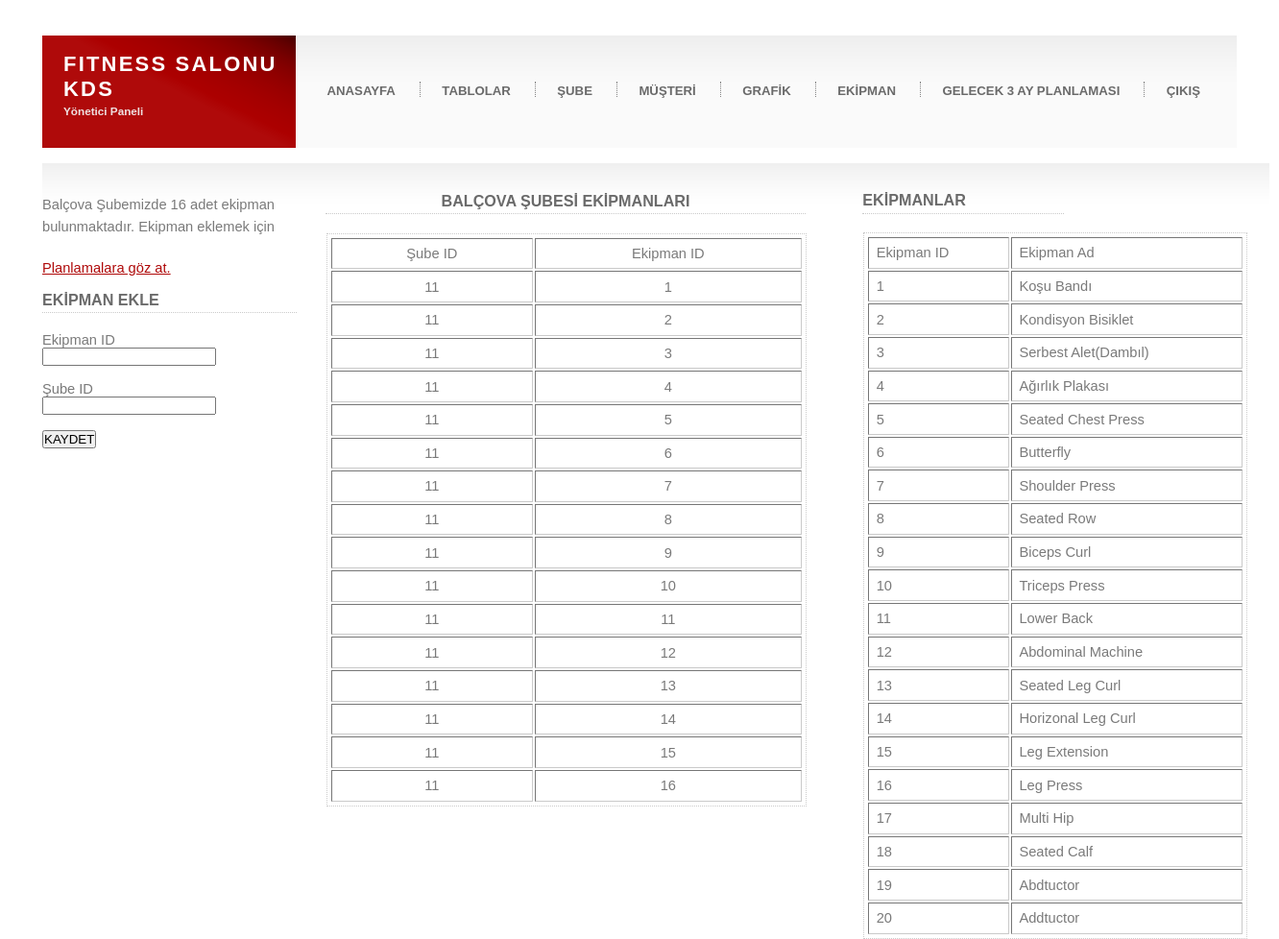
Page /fitness_kds/ekipbal.php on the committed database.
### tables this page shows
CREATE TABLE IF NOT EXISTS `ekipman` (
  `ekipman_id` int(11) NOT NULL AUTO_INCREMENT,
  `ekipman_ad` varchar(255) NOT NULL,
  PRIMARY KEY (`ekipman_id`)
);

### fitness_kds/ekipbal.php (the view, shortened to what this page needs)
<?php
$db = new PDO("mysql:host=localhost; dbname=fitness_sube_kds; charset=utf8", 'root' , '');
?>
<!DOCTYPE html >
<html lang="turkish">
<head>
    <link href="default.css" rel="stylesheet" type="text/css" />
</head>
<body>
    <div id="outer">
        <div id="header">
            <h1><a href="#">FITNESS SALONU KDS</a></h1>
            <h2>Yönetici Paneli</h2>
        </div>
        <div id="menu">
            <ul>
                <li class="first"><a href="index.php">ANASAYFA</a></li>
                <li><a href="tablolar.php">TABLOLAR</a></li>
                <li><a href="sube.php">ŞUBE</a></li>
                <li><a href="musteri.php">MÜŞTERİ</a></li>
                <li><a href="grafik.php">GRAFİK</a></li>
                <li><a href="ekipman.php">EKİPMAN</a></li>
                <li><a href="gelecek.php">GELECEK 3 AY PLANLAMASI</a></li>
                <li><a href="giris.php">ÇIKIŞ</a></li>
            </ul>
        </div></br>
        <div id="content">
                <div id="secondContent" style="width:265px"></br></br>
                        <p>Balçova Şubemizde 16 adet ekipman bulunmaktadır. Ekipman eklemek için</p>
                        <a href="gelecek2.php">Planlamalara göz at.</a></br></br>
                        <h3>EKİPMAN EKLE</h3>
                            <form action="" method="post" class="kayit">
                                <div>
                                    <label for="ekipman_id" class="form-label">Ekipman ID</label></br>
                                    <input type="text" class="form-control " name="ekipman_id">
                                </div>
                                <div>
                                    <label for="sube_id" class="form-label">Şube ID</label></br>
                                    <input type="text" class="form-control " name="sube_id">
                                </div>
                                <button type="submit" name="kaydet">KAYDET</button>
                            </form>
                </div>
                <?php
                $sorgu=$db->prepare('SELECT * FROM ekipman_balcova');
                $sorgu->execute();
                $ekipman1=$sorgu-> fetchAll(PDO::FETCH_OBJ);
                ?>
                <div id="firstContent" style="width:500px">
                    <h3>BALÇOVA ŞUBESİ EKİPMANLARI</h3>
                        <table table border="5" cellpadding="2" style="width: 500px;">
                        <tr>
                        <td>Şube ID</td>
                        <td>Ekipman ID</td>
                        </tr>
                        <?php
                        foreach($ekipman1 as $ek){?>
                            <tr>
                            <td><?= $ek->sube_id ?></td>
                            <td><?= $ek->ekipman_id ?></td>
                            </tr>
                        <?php } ?>
                        </table>
                </div>
                <div id="thirdContent" style="width:210px" >
                    <?php
                    $sorgu=$db->prepare('SELECT * FROM ekipman');
                    $sorgu->execute();
                    $ekipman=$sorgu-> fetchAll(PDO::FETCH_OBJ);
                    ?>
                    <h3>EKİPMANLAR</h3>
                        <table table border="5" cellpadding="2" style="width: 400px;">
                        <tr>
                        <td>Ekipman ID</td>
                        <td>Ekipman Ad</td>
                        </tr>
                        <?php
                        foreach($ekipman as $ek){?>
                            <tr>
                            <td><?= $ek->ekipman_id ?></td>
                            <td><?= $ek->ekipman_ad ?></td>
                            </tr>
                        <?php } ?>
                        </table>
                </div>
        </div>
    </div>
</body>
</html>

### fitness_kds/default.css (style rules this page uses)
* { margin: 0em; padding: 0em; }
h1, h2, h3, h4, h5, h6 { color: #6a6a6a; }
body { font-family: "Trebuchet MS", sans-serif; color: #7a7a7a; font-size: 11pt; }
a { color: #AF0A0A; text-decoration: underline; }
#outer { margin: 2.5em 3.0em 1.5em 3.0em; }
#header { padding: 0em 1.5em 0em 1.5em; height: 8em; width: 15em; float: left; position: relative; background: #AF0A0A url('images/a1.gif') top right no-repeat; }
#header h1 { position: absolute; bottom: 2.2em; font-size: 1.5em; letter-spacing: 0.1em; }
#header h1 a { color: #fff; text-decoration: none; }
#header h2 { position: absolute; bottom: 2.7em; color: #EFE0E0; font-size: 0.8em; }
#menu { height: 8em; background: #fafafa url('images/a2.gif') top left repeat-x; margin-left: 18em; position: relative; }
#menu ul { list-style: none; position: absolute; top: 3.3em; margin-left: 1.5em; }
#menu li { display: inline; border-left: dotted 1px #848484; padding-left: 0.8em; }
#menu li.first { border-left: 0px; padding-left: 0em; }
#menu li a { text-decoration: none; color: #6a6a6a; font-weight: bold; padding: 0.8em; margin-right: 0.8em; font-size: 0.9em; }
#content { background: #fff url('images/a3.gif') top left repeat-x; display: flex; height: 300px; width: 1278px; }
#content p { margin-bottom: 1.5em; line-height: 1.6em; }
#content h3 { font-size: 1.1em; }
#content h2, h3, h4, h5, h6 { padding-bottom: 0.2em; margin-bottom: 1.2em; border-bottom: dotted 1px #cacaca; }
#content table { border: dotted 1px #cacaca; width: 713px; height: 100px; margin: 1px; padding: 2px; }
#content table td { padding: 0.5em; }
#firstContent { width: 100px; height: 100px; margin: 10px; padding: 20px; text-align: center; }
#thirdContent { float: left; width: 15em; padding: 2em; }

### rows in the picture
ekipman: ekipman_id "1", ekipman_ad "Koşu Bandı"
ekipman: ekipman_id "2", ekipman_ad "Kondisyon Bisiklet"
ekipman: ekipman_id "3", ekipman_ad "Serbest Alet(Dambıl)"
ekipman: ekipman_id "4", ekipman_ad "Ağırlık Plakası"
ekipman: ekipman_id "5", ekipman_ad "Seated Chest Press"
ekipman: ekipman_id "6", ekipman_ad "Butterfly"
ekipman: ekipman_id "7", ekipman_ad "Shoulder Press"
ekipman: ekipman_id "8", ekipman_ad "Seated Row"
ekipman: ekipman_id "9", ekipman_ad "Biceps Curl"
ekipman: ekipman_id "10", ekipman_ad "Triceps Press"
ekipman: ekipman_id "11", ekipman_ad "Lower Back"
ekipman: ekipman_id "12", ekipman_ad "Abdominal Machine"
ekipman: ekipman_id "13", ekipman_ad "Seated Leg Curl"
ekipman: ekipman_id "14", ekipman_ad "Horizonal Leg Curl"
ekipman: ekipman_id "15", ekipman_ad "Leg Extension"
ekipman: ekipman_id "16", ekipman_ad "Leg Press"
ekipman: ekipman_id "17", ekipman_ad "Multi Hip"
ekipman: ekipman_id "18", ekipman_ad "Seated Calf"
ekipman: ekipman_id "19", ekipman_ad "Abdtuctor"
ekipman: ekipman_id "20", ekipman_ad "Addtuctor"

### other values in the picture
$ek->sube_id "11"
$ek->ekipman_id "1"
$ek->ekipman_id "2"
$ek->ekipman_id "3"
$ek->ekipman_id "4"
$ek->ekipman_id "5"
$ek->ekipman_id "6"
$ek->ekipman_id "7"
$ek->ekipman_id "8"
$ek->ekipman_id "9"
$ek->ekipman_id "10"
$ek->ekipman_id "11"
$ek->ekipman_id "12"
$ek->ekipman_id "13"
$ek->ekipman_id "14"
